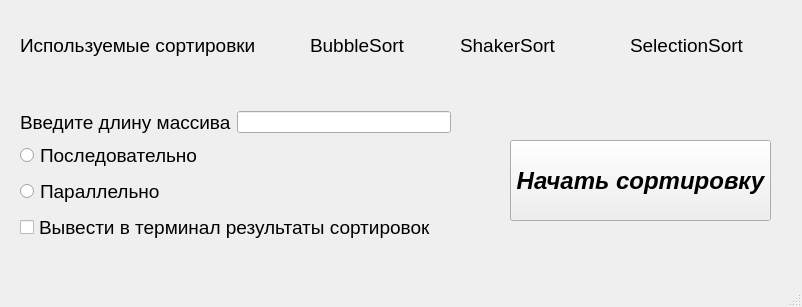
<?xml version="1.0" encoding="UTF-8"?>
<ui version="4.0">
 <class>MainWindow</class>
 <widget class="QMainWindow" name="MainWindow">
  <property name="geometry">
   <rect>
    <x>0</x>
    <y>0</y>
    <width>802</width>
    <height>307</height>
   </rect>
  </property>
  <property name="windowTitle">
   <string>MainWindow</string>
  </property>
  <widget class="QWidget" name="centralwidget">
   <widget class="QWidget" name="layoutWidget">
    <property name="geometry">
     <rect>
      <x>20</x>
      <y>110</y>
      <width>431</width>
      <height>136</height>
     </rect>
    </property>
    <layout class="QVBoxLayout" name="verticalLayout_2">
     <item>
      <layout class="QHBoxLayout" name="horizontalLayout_2">
       <item>
        <widget class="QLabel" name="label_5">
         <property name="font">
          <font>
           <pointsize>14</pointsize>
           <italic>false</italic>
           <bold>false</bold>
          </font>
         </property>
         <property name="text">
          <string>Введите длину массива</string>
         </property>
        </widget>
       </item>
       <item>
        <widget class="QLineEdit" name="input_len_arr"/>
       </item>
      </layout>
     </item>
     <item>
      <widget class="QRadioButton" name="sequentially_radio_button">
       <property name="font">
        <font>
         <pointsize>14</pointsize>
         <italic>false</italic>
         <bold>false</bold>
        </font>
       </property>
       <property name="text">
        <string>Последовательно</string>
       </property>
      </widget>
     </item>
     <item>
      <widget class="QRadioButton" name="parallel_radio_button">
       <property name="font">
        <font>
         <pointsize>14</pointsize>
         <italic>false</italic>
         <bold>false</bold>
        </font>
       </property>
       <property name="text">
        <string>Параллельно</string>
       </property>
      </widget>
     </item>
     <item>
      <widget class="QCheckBox" name="checkBox">
       <property name="font">
        <font>
         <pointsize>14</pointsize>
         <italic>false</italic>
         <bold>false</bold>
        </font>
       </property>
       <property name="text">
        <string>Вывести в терминал результаты сортировок</string>
       </property>
      </widget>
     </item>
    </layout>
   </widget>
   <widget class="QPushButton" name="start_all_sort_button">
    <property name="geometry">
     <rect>
      <x>510</x>
      <y>140</y>
      <width>261</width>
      <height>81</height>
     </rect>
    </property>
    <property name="font">
     <font>
      <family>Cantarell</family>
      <pointsize>18</pointsize>
      <italic>true</italic>
      <bold>true</bold>
     </font>
    </property>
    <property name="text">
     <string>Начать сортировку</string>
    </property>
   </widget>
   <widget class="QLabel" name="label_2">
    <property name="geometry">
     <rect>
      <x>310</x>
      <y>30</y>
      <width>111</width>
      <height>31</height>
     </rect>
    </property>
    <property name="font">
     <font>
      <pointsize>14</pointsize>
      <italic>false</italic>
      <bold>false</bold>
     </font>
    </property>
    <property name="text">
     <string>BubbleSort</string>
    </property>
   </widget>
   <widget class="QLabel" name="label">
    <property name="geometry">
     <rect>
      <x>20</x>
      <y>20</y>
      <width>241</width>
      <height>51</height>
     </rect>
    </property>
    <property name="font">
     <font>
      <pointsize>14</pointsize>
      <italic>false</italic>
      <bold>false</bold>
     </font>
    </property>
    <property name="text">
     <string>Используемые сортировки</string>
    </property>
   </widget>
   <widget class="QLabel" name="label_3">
    <property name="geometry">
     <rect>
      <x>460</x>
      <y>30</y>
      <width>111</width>
      <height>31</height>
     </rect>
    </property>
    <property name="font">
     <font>
      <pointsize>14</pointsize>
      <italic>false</italic>
      <bold>false</bold>
     </font>
    </property>
    <property name="text">
     <string>ShakerSort</string>
    </property>
   </widget>
   <widget class="QLabel" name="label_4">
    <property name="geometry">
     <rect>
      <x>630</x>
      <y>20</y>
      <width>131</width>
      <height>51</height>
     </rect>
    </property>
    <property name="font">
     <font>
      <pointsize>14</pointsize>
      <italic>false</italic>
      <bold>false</bold>
     </font>
    </property>
    <property name="text">
     <string>SelectionSort</string>
    </property>
   </widget>
  </widget>
  <widget class="QMenuBar" name="menubar">
   <property name="geometry">
    <rect>
     <x>0</x>
     <y>0</y>
     <width>802</width>
     <height>23</height>
    </rect>
   </property>
  </widget>
  <widget class="QStatusBar" name="statusbar"/>
 </widget>
 <resources/>
 <connections/>
</ui>
